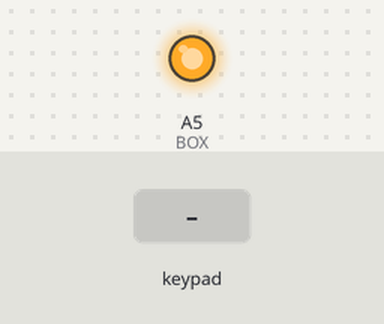
A sketch run on a simulated Arduino Uno, built with avr-gcc and run on an emulated ATmega328P. On the bench: output pins drawn as LEDs (lit = HIGH). The test bench sets the inputs (shaded band). What the sketch prints to the serial monitor is not drawn.

Above: at 1.2 s.
1.3 s: keypad keys 0 4 5 1 pressed 0.4 s apart
At 3.6 s:
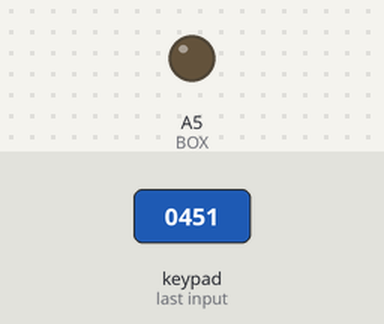
Timing chart, 0 to 9.0 s (numbered marks = the images above; inputs shaded):
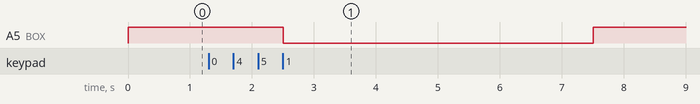

Measured:
- after the input at 1.3 s, A5 (BOX): HIGH → LOW after 1.2 s, → HIGH 5.0 s later

The sketch:

Keypad.ino
```cpp
#include "Adafruit_Keypad.h"

#define BOX A5

const byte ROWS = 4; // rows
const byte COLS = 3; // columns
//define the symbols on the buttons of the keypads
char keys[ROWS][COLS] = {
  {'1', '2', '3'},
  {'4', '5', '6'},
  {'7', '8', '9'},
  {'*', '0', '#'}
};
byte rowPins[ROWS] = {7, 6, 5, 4}; //connect to the row pinouts of the keypad
byte colPins[COLS] = {3, 2, 1}; //connect to the column pinouts of the keypad


char currentInput[4];
char targetInput[] = {'0', '4', '5', '1'};
int currentInputIndex;
int inputSize = 4;
bool inputsAccepted = false;
unsigned long lastButtonPress;
unsigned long maxIdleTime = 8000;

//initialize an instance of class NewKeypad
Adafruit_Keypad customKeypad = Adafruit_Keypad( makeKeymap(keys), rowPins, colPins, ROWS, COLS);

void setup() {
  pinMode(BOX, OUTPUT);
  digitalWrite(BOX, HIGH);
  Serial.begin(9600);
  customKeypad.begin();

}

void loop() {
  // put your main code here, to run repeatedly:
  customKeypad.tick();
  while (customKeypad.available()) {
    keypadEvent e = customKeypad.read();
    if (e.bit.EVENT == KEY_JUST_PRESSED) {
      if ((char)e.bit.KEY == '*') {
        //startInput();
      } else if ((char)e.bit.KEY == '#') {
        //confirmInput();
      } else {
        addCharToInputArray((char)e.bit.KEY);
        if (inputsMatch()) {
          OpenBox();
        }
      }
    }
  }
  delay(10);
}

void addCharToInputArray(char newInput) {
  Serial.println();
  for (int i = 0; i < inputSize - 1; i++) {
    currentInput[i] = currentInput[i + 1];
    Serial.print(currentInput[i]);
  }
  currentInput[inputSize-1] = newInput;
}

bool inputsMatch() {
  for (int i = 0; i < inputSize; i++) {
    if (currentInput[i] != targetInput[i]) {
      return false;
    }
  }
  return true;
}

void OpenBox() {
  digitalWrite(BOX, LOW);
  delay(5000);
  digitalWrite(BOX, HIGH);
}

void confirmInput() {
  if (!inputFull()) {
    Serial.println("insufficient Inputs");
    resetInput();
    return;
  }
  if (inputsMatch()) {
    Serial.println("OPENED THE GATE");
    OpenBox();
    resetInput();
  } else {
    Serial.println("WRONG INPUT");
    resetInput();
  }
}

void addCharToInput(char c) {
  if (inputFull() || !inputsAccepted) {
    return;
  }
  currentInput[currentInputIndex] = c;
  currentInputIndex++;
}

void startInput() {
  Serial.println("startet Input");
  currentInputIndex = 0;
  inputsAccepted = true;
}

void resetInput() {
  currentInputIndex = 0;
  inputsAccepted = false;
}

bool inputFull() {
  return !(currentInputIndex < inputSize);
}
```
